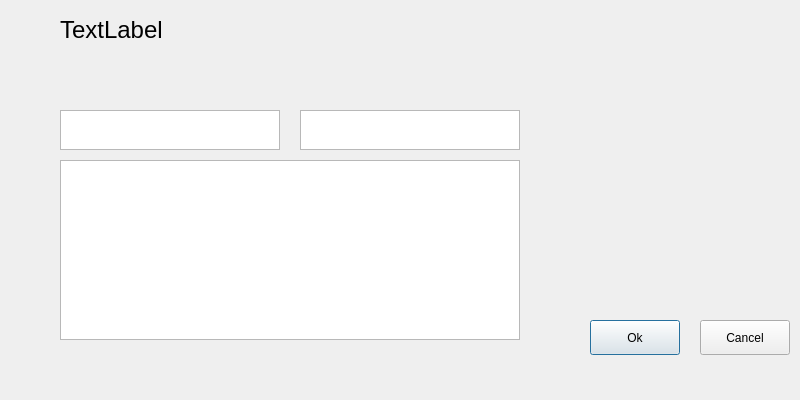
<?xml version="1.0" encoding="UTF-8"?>
<ui version="4.0">
 <class>Editor</class>
 <widget class="QDialog" name="Editor">
  <property name="geometry">
   <rect>
    <x>0</x>
    <y>0</y>
    <width>800</width>
    <height>400</height>
   </rect>
  </property>
  <property name="windowTitle">
   <string>Editor</string>
  </property>
  <widget class="QTextEdit" name="expNameTxtEdit">
   <property name="geometry">
    <rect>
     <x>60</x>
     <y>110</y>
     <width>220</width>
     <height>40</height>
    </rect>
   </property>
   <property name="font">
    <font>
     <pointsize>16</pointsize>
    </font>
   </property>
  </widget>
  <widget class="QTextEdit" name="expPriceTxtEdit">
   <property name="geometry">
    <rect>
     <x>300</x>
     <y>110</y>
     <width>220</width>
     <height>40</height>
    </rect>
   </property>
   <property name="font">
    <font>
     <pointsize>16</pointsize>
    </font>
   </property>
  </widget>
  <widget class="QPlainTextEdit" name="expInfoEdit">
   <property name="geometry">
    <rect>
     <x>60</x>
     <y>160</y>
     <width>460</width>
     <height>180</height>
    </rect>
   </property>
   <property name="font">
    <font>
     <pointsize>11</pointsize>
    </font>
   </property>
  </widget>
  <widget class="QLabel" name="lblDateEdit">
   <property name="geometry">
    <rect>
     <x>60</x>
     <y>10</y>
     <width>550</width>
     <height>40</height>
    </rect>
   </property>
   <property name="font">
    <font>
     <pointsize>18</pointsize>
    </font>
   </property>
   <property name="text">
    <string>TextLabel</string>
   </property>
  </widget>
  <widget class="QPushButton" name="btnOkEdit">
   <property name="geometry">
    <rect>
     <x>590</x>
     <y>320</y>
     <width>90</width>
     <height>35</height>
    </rect>
   </property>
   <property name="text">
    <string>Ok</string>
   </property>
  </widget>
  <widget class="QPushButton" name="btnCancelEdit">
   <property name="geometry">
    <rect>
     <x>700</x>
     <y>320</y>
     <width>90</width>
     <height>35</height>
    </rect>
   </property>
   <property name="text">
    <string>Cancel</string>
   </property>
  </widget>
 </widget>
 <resources/>
 <connections/>
</ui>
